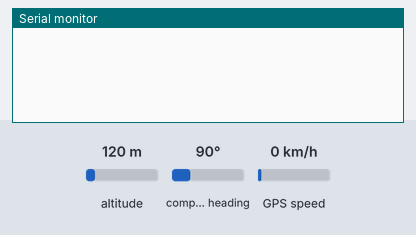
A sketch run on a simulated Arduino Uno, built with avr-gcc and run on an emulated ATmega328P. Shown: the last lines printed to the serial monitor. The test bench sets the inputs (shaded band); at power-on: altitude 120 m, compass heading 90°, GPS speed 0 km/h. The GPS gets a fix after 3 s at 37.7749, -122.4194 with 8 satellites.

Above: at 1.5 s.
1.6 s: altitude set to 250 m
At 3.9 s:
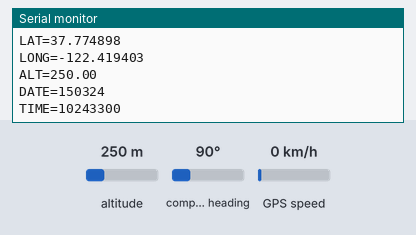
4.8 s: altitude set to 500 m
At 6.2 s:
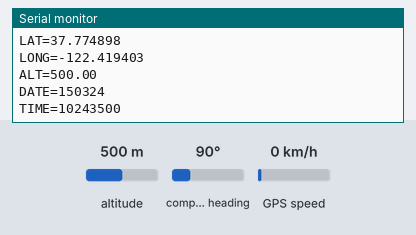
Timing chart, 0 to 7.8 s (numbered marks = the images above; inputs shaded):
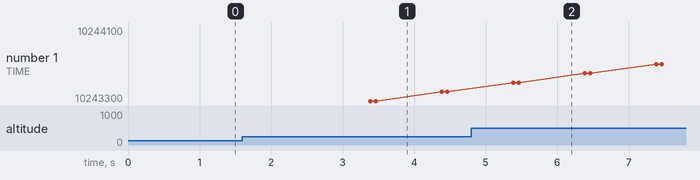

The sketch:

gps.ino
```cpp
#include <Arduino.h>
#include <SoftwareSerial.h>
#include <TinyGPS++.h>

TinyGPSPlus gps;
//SoftwareSerial mySerial(A2, A3);  // arduinoの2とGPSのTXD, 3をRXDと接続

void setup() {
  pinMode(A2, INPUT);
  Serial.begin(9600);
  delay(300);
  //mySerial.begin(9600);
  //delay(300);
  //mySerial.listen();
}

void loop() {
  while (Serial.available() > 0) {
    char c = Serial.read();
    gps.encode(c);
    if (gps.location.isUpdated()) {
      Serial.print("LAT=");
      Serial.println(gps.location.lat(), 6);
      Serial.print("LONG=");
      Serial.println(gps.location.lng(), 6);
      Serial.print("ALT=");
      Serial.println(gps.altitude.meters());
      Serial.print("DATE=");
      Serial.println(gps.date.value());
      Serial.print("TIME=");
      Serial.println(gps.time.value());
    }
  }
}
```

Measured:
- after the input at 1.6 s, the serial monitor: prints a new line after 1.8 s (image 1)
- after the input at 4.8 s, the serial monitor: prints a new line after 0.56 s (image 2)
